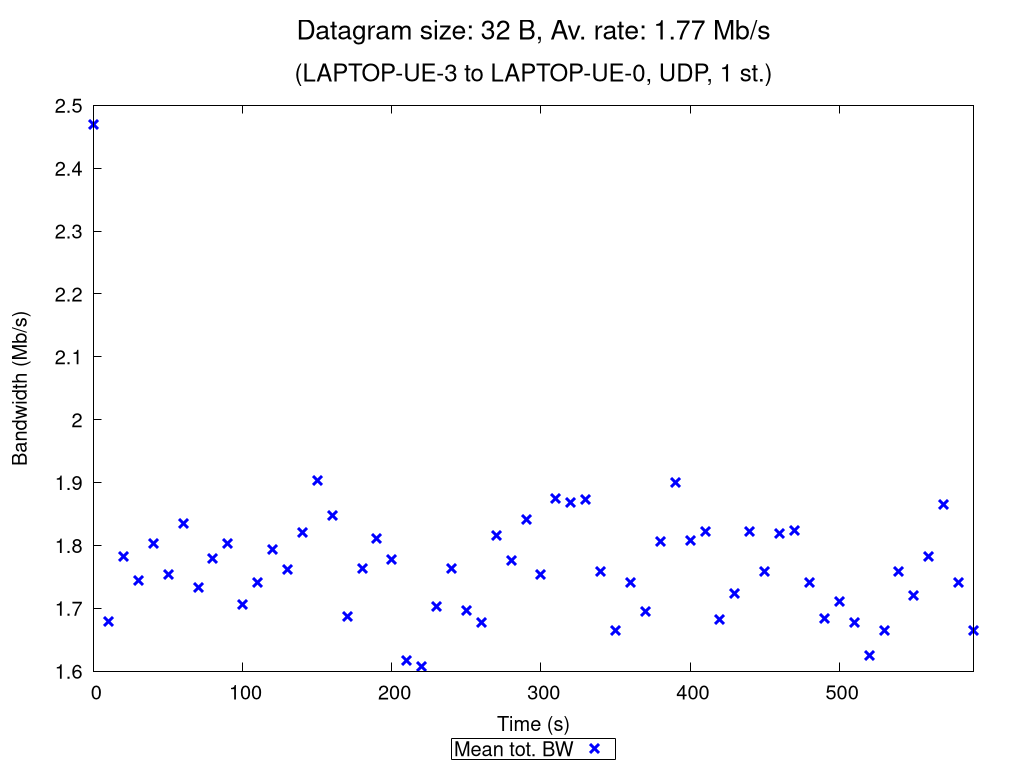

Source code (gnuplot):
set terminal pngcairo nocrop enhanced size 1024,768 font "Verdana,15"
set output "UDP_1_st_2020_10_17_19-49-04_two2one_00032B.png"

set title "{/=20 Datagram size: 32 B, Av. rate: 1.77 Mb/s}\n\n{/=18 (LAPTOP-UE-3 to LAPTOP-UE-0, UDP, 1 st.)}"

set xlabel "Time (s)"
set ylabel "Bandwidth (Mb/s)"
set ytics nomirror
set key bmargin center horizontal box samplen 1 width -1
set bmargin 4.6
set rmargin 4.5

rf = 1000000.0  # rate factor
set style fill transparent solid 0.2 noborder
set autoscale xfix
plot "UDP_1_st_2020_10_17_19-49-04_two2one_00032B_iperf_processed.dat" using 1:($2/rf-$3/rf):($2/rf+$3/rf) with filledcurves lc rgb "blue" notitle, \
     "" using 1:($2/rf) with points pt 2 ps 1.5 lw 3 lc rgb "blue" title "Mean tot. BW", \
